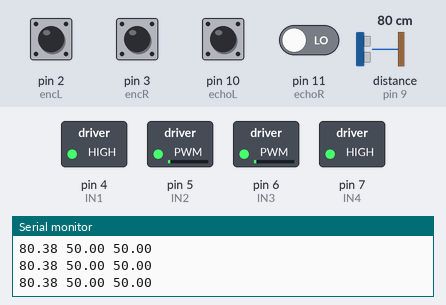
Bench run of a sketch on a simulated Arduino Uno, built with avr-gcc and run on an emulated ATmega328P. On the bench: switched loads named in the sketch (green lamp = pin HIGH), the last lines printed to the serial monitor. Wiring (inferred from the names in the program): ultrasonic range finder: trigger pin 8; echo pin 9. Inputs (shaded band) come from the test bench; at power-on: pin 2 (encL), pin 3 (encR) HIGH, pin 10 (echoL), pin 11 (echoR) LOW, distance to the obstacle (sensor on pin 9) 80 cm. The echo pulse lasts 58.3 µs per cm; pins used as bus, display or sensor lines are not drawn.

Above: at 1.2 s.
1.3 s: pin 10 (echoL) pulsed HIGH 2 times (0.12 s each, 0.3 s apart)
At 2.85 s:
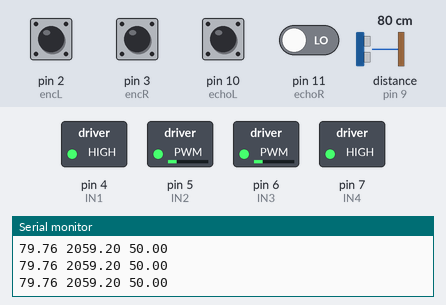
At 4.4 s:
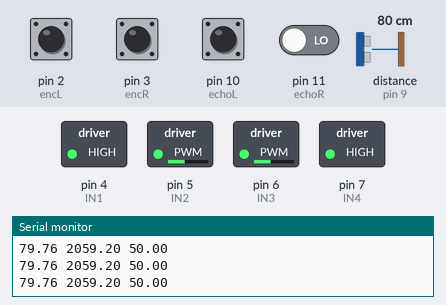
Timing chart, 0 to 5.9 s (numbered marks = the images above; inputs shaded):
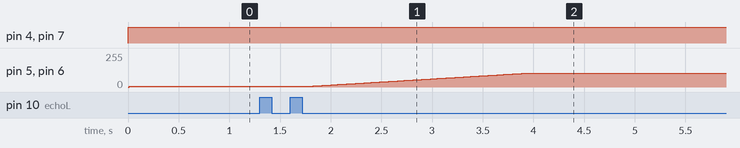

The sketch:

full_car.ino
```cpp
#include <avr/interrupt.h>

#define SOUND_SPEED 34320
#define MAX_PWM 255
#define MIN_PWM 0
#define STEP_TIME_64 4e-6
#define TIMER1_STEP_CYCLE 65536

const int IN1 = 4;
const int IN2 = 5;
const int IN3 = 6;
const int IN4 = 7;
const int encL = 2;
const int encR = 3;
const int trig = 8;
const int echoH = 9;
const int echoL = 10;
const int echoR = 11;

const bool enc_Status = LOW;
const bool echo_Status = LOW;

struct pairCounterPulse {
  bool Status = false;
  int Value = 0;
};

volatile double pulsesPerSecondLeft, pulsesPerSecondRight, distanceHead = 50, distanceLeft = 50, distanceRight = 50;
volatile unsigned long timerPoint = 0, currentEncoderLeft = 0, currentEncoderRight = 0, currentSensorHead = 0, currentSensorLeft = 0, currentSensorRight = 0;
volatile int allSensor = 0;
volatile bool headHigh = 0, leftHigh = 0, rightHigh = 0;
volatile bool headIsRec = 0;
volatile pairCounterPulse counterPulse;

int error = 0;
int setSpeedPWM = 255;

void setup() {
  Serial.begin(9600);
  pinMode(IN1, OUTPUT);
  pinMode(IN2, OUTPUT);
  pinMode(IN3, OUTPUT);
  pinMode(IN4, OUTPUT);
  pinMode(encL, INPUT);
  pinMode(encR, INPUT);
  pinMode(trig, OUTPUT);
  pinMode(echoH, INPUT);
  pinMode(echoL, INPUT);
  pinMode(echoR, INPUT);

  cli();
  // Timer/Counter
  TCCR1A = 0;
  TCCR1B = 0;
  TIMSK1 = 0;

  TCCR1B |= (1 << CS11) | (1 << CS10);
  TCNT1 = 0;
  TIMSK1 = (1 << TOIE1);

  // Pin Change Interrupt
  PCICR = 0;
  PCMSK0 = 0;

  PCICR |= (1 << PCIE0);
  PCMSK0 |= (1 << PCINT1) | (1 << PCINT2) | (1 << PCINT3);

  sei();

  // External Interrupt
  attachInterrupt(0, enc_left_isr, RISING);
  attachInterrupt(1, enc_right_isr, RISING);


  digitalWrite(trig, HIGH);
}

ISR (TIMER1_OVF_vect) {
  TCNT1 = 0;
}

void enc_left_isr() {
  pulsesPerSecondLeft = 1 / (((TCNT1 - currentEncoderLeft + TIMER1_STEP_CYCLE) % TIMER1_STEP_CYCLE) * STEP_TIME_64);
  currentEncoderLeft = TCNT1;
  if (counterPulse.Status) {
    counterPulse.Value++;
  }
}

void enc_right_isr() {
  pulsesPerSecondRight = 1 / (((TCNT1 - currentEncoderRight + TIMER1_STEP_CYCLE) % TIMER1_STEP_CYCLE) * STEP_TIME_64);
  currentEncoderRight = TCNT1;
}

ISR (PCINT0_vect) {
  if (digitalRead(echoH) != headHigh)
  {
    if (headHigh){
      distanceHead = SOUND_SPEED * (((TCNT1 - currentSensorHead + TIMER1_STEP_CYCLE) % TIMER1_STEP_CYCLE) * STEP_TIME_64) / 2;
      ++allSensor;
    } else
    {
      currentSensorHead = TCNT1;
    }
    headHigh = !headHigh;
  }
  if (digitalRead(echoR) != rightHigh) {
    if (rightHigh) {
      distanceRight = SOUND_SPEED * (((TCNT1 - currentSensorRight + TIMER1_STEP_CYCLE) % TIMER1_STEP_CYCLE) * STEP_TIME_64) / 2;
      ++allSensor;
    } else {
      currentSensorRight = TCNT1;
    }
    rightHigh = !rightHigh;
  }
  if (digitalRead(echoL) != leftHigh) {
    if (leftHigh) {
      distanceLeft = SOUND_SPEED * (((TCNT1 - currentSensorLeft + TIMER1_STEP_CYCLE) % TIMER1_STEP_CYCLE) * STEP_TIME_64) / 2;
      ++allSensor;
    } else {
      currentSensorLeft = TCNT1;
    }
    leftHigh = !leftHigh;
  }
  if (allSensor == 3) {
    allSensor = 0;
    digitalWrite(trig, HIGH);
  }
}

void motorRight(int speed_pwm, bool x) {
  speed_pwm = constrain(speed_pwm, MIN_PWM, MAX_PWM);
  digitalWrite(IN1, x);
  analogWrite(IN2, abs(255*x - speed_pwm));
}

void motorLeft(int speed_pwm, bool x) {
  speed_pwm = constrain(speed_pwm, MIN_PWM, MAX_PWM);
  digitalWrite(IN4, x);
  analogWrite(IN3, abs(255*x - speed_pwm));
}

void goAhead() {
  motorLeft(setSpeedPWM, 1);
  motorRight(setSpeedPWM, 1);
}

void goBack() {
  motorLeft(setSpeedPWM, 0);
  motorRight(setSpeedPWM, 0);
}

void stopCar() {
  motorLeft(0, 0);
  motorRight(0, 0);
  stopCar();
}

void turnLeft() {
  motorLeft(setSpeedPWM, 0);
  motorRight(setSpeedPWM, 1);
}

void turnRight() {
  motorLeft(setSpeedPWM, 1);
  motorRight(setSpeedPWM, 0);
}

void loop() {
  if (distanceHead <30) {
    error = 0;
    if (counterPulse.Status == false) {
      counterPulse.Status = true;
      if (distanceLeft < 30) {
        turnRight();
      } else {
        turnLeft();
      }
    }
  } else if (counterPulse.Status == false) {
    goAhead();
  }

//  if (distanceHead >= 1000) {
//    error++;
//    if (error > 10) {
//      counterPulse.Status = true;
//      goBack();
//    }
//    if (error > 50) {
//      stopCar();
//    }
//  }

  if (counterPulse.Value > 12) {
    setSpeedPWM = 255;
    counterPulse.Value = 0;
    counterPulse.Status = false;
  }

  if (counterPulse.Status == false) {
    if (distanceHead < 80 && setSpeedPWM > 150) {
      setSpeedPWM--;
    }
    if (distanceLeft < 15) {
      motorLeft(255, 1);
      motorRight(175, 1);
    } else if (distanceRight < 15) {
      motorLeft(175, 1);
      motorRight(255, 1);
    }
  }

  digitalWrite(trig, LOW);
  Serial.print(distanceHead);
  Serial.print(" ");
  Serial.print(distanceLeft);
  Serial.print(" ");
  Serial.println(distanceRight);
}
```

Measured:
- after the input at 1.3 s, pin 5 (IN2), pin 6 (IN3): moves from 4/255 to 105/255 over 2.2 s, starting after 0.46 s
